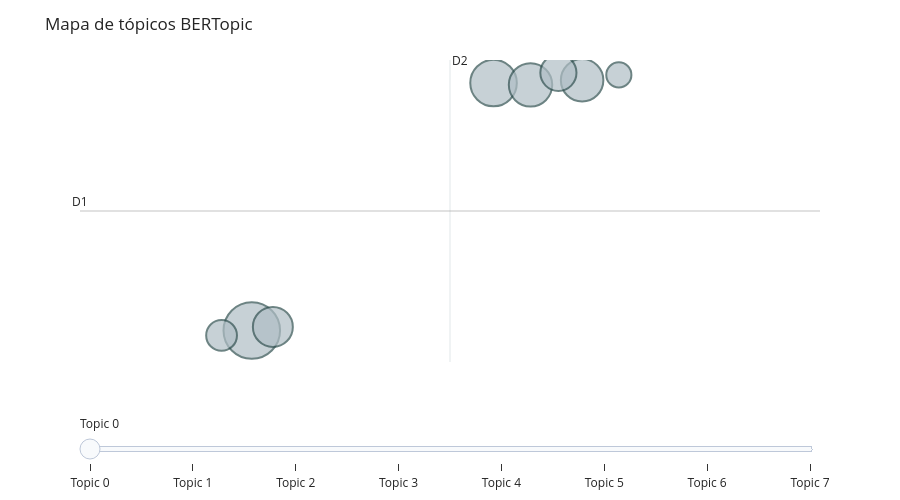

The notebook cell this image was saved under:
### Code cell
# Visualización 1: intertopic distance map (BERTopic)
# Requiere al menos 4 tópicos para que UMAP interno tenga sentido.
if n_real >= 4:
    fig = bertopic_model.visualize_topics()
    fig.update_layout(width=900, height=500, title="Mapa de tópicos BERTopic")
    fig.show()
else:
    print(f"Saltamos visualize_topics() — sólo {n_real} tópicos (necesarios ≥4).")

### Figure 1 — Plotly figure (JSON) as saved in the notebook; plotly's stock layout.template omitted (floating-point values rounded to 4 significant figures)
{"data": [{"customdata": [[0, "flight | booking | booked | ticket | airline", 365], [1, "price | easy | flights | booking | flight", 247], [2, "helpful | service | booking | good | experience", 215], [3, "holiday | holidays | booked | hotel | booking", 206], [4, "hotel | holiday | booking | booked | email", 182], [5, "room | hotel | staff | food | good", 149], [6, "flight | chat | change | name | service", 108], [7, "travel | tour | itinerary | experience | agent", 72]], "hovertemplate": "<b>Topic %{customdata[0]}</b><br>%{customdata[1]}<br>Size: %{customdata[2]}", "legendgroup": "", "marker": {"color": "#B0BEC5", "line": {"color": "DarkSlateGrey", "width": 2}, "size": [365, 247, 215, 206, 182, 149, 108, 72], "sizemode": "area", "sizeref": 0.2281, "symbol": "circle"}, "mode": "markers", "name": "", "orientation": "v", "showlegend": false, "type": "scatter", "x": [13.86, 17.31, 17.83, 18.57, 14.16, 18.23, 13.43, 19.09], "xaxis": "x", "y": [-14.85, 6.478, 6.321, 6.712, -14.54, 7.358, -15.27, 7.179], "yaxis": "y"}], "layout": {"annotations": [{"showarrow": false, "text": "D1", "x": 11.42, "y": -4.551, "yshift": 10}, {"showarrow": false, "text": "D2", "x": 16.69, "xshift": 10, "y": 8.462}], "height": 500, "hoverlabel": {"bgcolor": "white", "font": {"family": "Rockwell", "size": 16}}, "legend": {"itemsizing": "constant", "tracegroupgap": 0}, "margin": {"t": 60}, "shapes": [{"line": {"color": "#CFD8DC", "width": 2}, "type": "line", "x0": 16.69, "x1": 16.69, "y0": -17.56, "y1": 8.462}, {"line": {"color": "#9E9E9E", "width": 2}, "type": "line", "x0": 11.42, "x1": 21.95, "y0": -4.551, "y1": -4.551}], "sliders": [{"active": 0, "pad": {"t": 50}, "steps": [{"args": [{"marker.color": [["red", "#B0BEC5", "#B0BEC5", "#B0BEC5", "#B0BEC5", "#B0BEC5", "#B0BEC5", "#B0BEC5"]]}], "label": "Topic 0", "method": "update"}, {"args": [{"marker.color": [["#B0BEC5", "red", "#B0BEC5", "#B0BEC5", "#B0BEC5", "#B0BEC5", "#B0BEC5", "#B0BEC5"]]}], "label": "Topic 1", "method": "update"}, {"args": [{"marker.color": [["#B0BEC5", "#B0BEC5", "red", "#B0BEC5", "#B0BEC5", "#B0BEC5", "#B0BEC5", "#B0BEC5"]]}], "label": "Topic 2", "method": "update"}, {"args": [{"marker.color": [["#B0BEC5", "#B0BEC5", "#B0BEC5", "red", "#B0BEC5", "#B0BEC5", "#B0BEC5", "#B0BEC5"]]}], "label": "Topic 3", "method": "update"}, {"args": [{"marker.color": [["#B0BEC5", "#B0BEC5", "#B0BEC5", "#B0BEC5", "red", "#B0BEC5", "#B0BEC5", "#B0BEC5"]]}], "label": "Topic 4", "method": "update"}, {"args": [{"marker.color": [["#B0BEC5", "#B0BEC5", "#B0BEC5", "#B0BEC5", "#B0BEC5", "red", "#B0BEC5", "#B0BEC5"]]}], "label": "Topic 5", "method": "update"}, {"args": [{"marker.color": [["#B0BEC5", "#B0BEC5", "#B0BEC5", "#B0BEC5", "#B0BEC5", "#B0BEC5", "red", "#B0BEC5"]]}], "label": "Topic 6", "method": "update"}, {"args": [{"marker.color": [["#B0BEC5", "#B0BEC5", "#B0BEC5", "#B0BEC5", "#B0BEC5", "#B0BEC5", "#B0BEC5", "red"]]}], "label": "Topic 7", "method": "update"}]}], "title": {"text": "Mapa de tópicos BERTopic"}, "width": 900, "xaxis": {"anchor": "y", "domain": [0, 1], "range": [11.42, 21.95], "title": {"text": ""}, "visible": false}, "yaxis": {"anchor": "x", "domain": [0, 1], "range": [-17.56, 8.462], "title": {"text": ""}, "visible": false}}}
